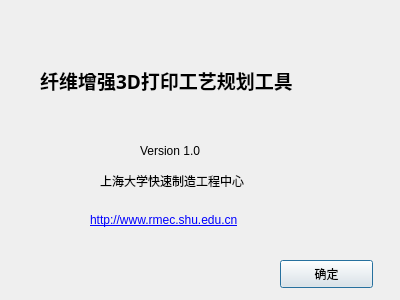
<?xml version="1.0" encoding="UTF-8"?>
<ui version="4.0">
 <class>AboutDialog</class>
 <widget class="QDialog" name="AboutDialog">
  <property name="geometry">
   <rect>
    <x>0</x>
    <y>0</y>
    <width>400</width>
    <height>300</height>
   </rect>
  </property>
  <property name="windowTitle">
   <string>关于</string>
  </property>
  <widget class="QLabel" name="label">
   <property name="geometry">
    <rect>
     <x>40</x>
     <y>60</y>
     <width>321</width>
     <height>41</height>
    </rect>
   </property>
   <property name="font">
    <font>
     <family>楷体</family>
     <pointsize>14</pointsize>
     <weight>75</weight>
     <bold>true</bold>
    </font>
   </property>
   <property name="text">
    <string>纤维增强3D打印工艺规划工具</string>
   </property>
  </widget>
  <widget class="QLabel" name="label_2">
   <property name="geometry">
    <rect>
     <x>140</x>
     <y>130</y>
     <width>101</width>
     <height>41</height>
    </rect>
   </property>
   <property name="text">
    <string>Version 1.0</string>
   </property>
  </widget>
  <widget class="QLabel" name="label_3">
   <property name="geometry">
    <rect>
     <x>100</x>
     <y>160</y>
     <width>201</width>
     <height>41</height>
    </rect>
   </property>
   <property name="text">
    <string>上海大学快速制造工程中心</string>
   </property>
  </widget>
  <widget class="QLabel" name="label_4">
   <property name="geometry">
    <rect>
     <x>90</x>
     <y>200</y>
     <width>221</width>
     <height>41</height>
    </rect>
   </property>
   <property name="text">
    <string>&lt;a href=&quot;https://rmec.gitee.io&quot;&gt;http://www.rmec.shu.edu.cn&lt;/a&gt;</string>
   </property>
  </widget>
  <widget class="QPushButton" name="cb_OK">
   <property name="geometry">
    <rect>
     <x>280</x>
     <y>260</y>
     <width>93</width>
     <height>28</height>
    </rect>
   </property>
   <property name="text">
    <string>确定</string>
   </property>
  </widget>
 </widget>
 <resources>
  <include location="resource.qrc"/>
 </resources>
 <connections>
  <connection>
   <sender>cb_OK</sender>
   <signal>clicked()</signal>
   <receiver>AboutDialog</receiver>
   <slot>close()</slot>
   <hints>
    <hint type="sourcelabel">
     <x>326</x>
     <y>273</y>
    </hint>
    <hint type="destinationlabel">
     <x>199</x>
     <y>149</y>
    </hint>
   </hints>
  </connection>
 </connections>
</ui>
